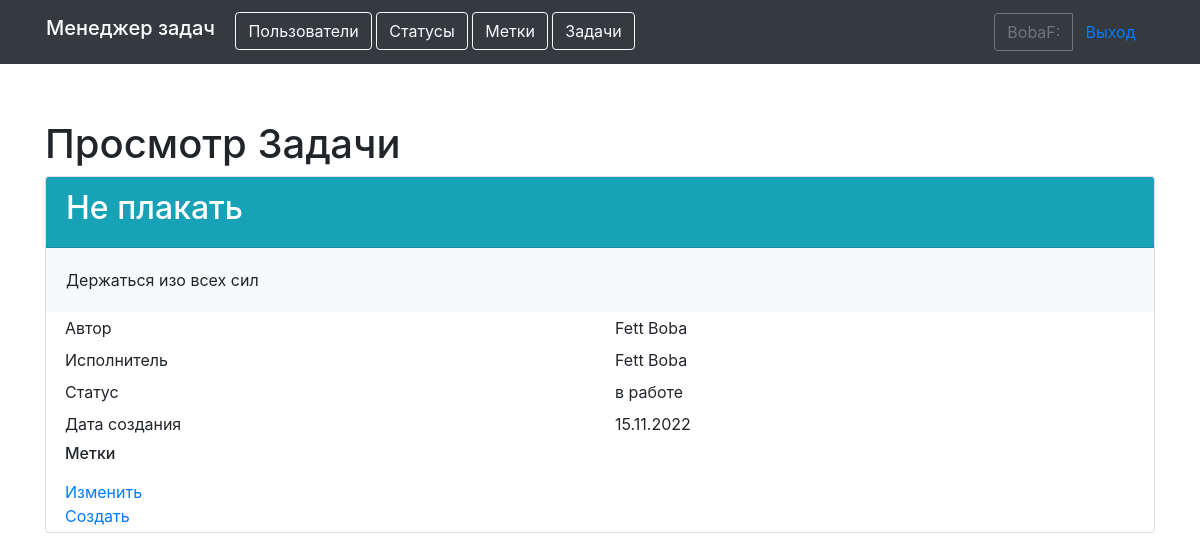
The page /tasks/3/ (signed in) on the database as committed earlier.
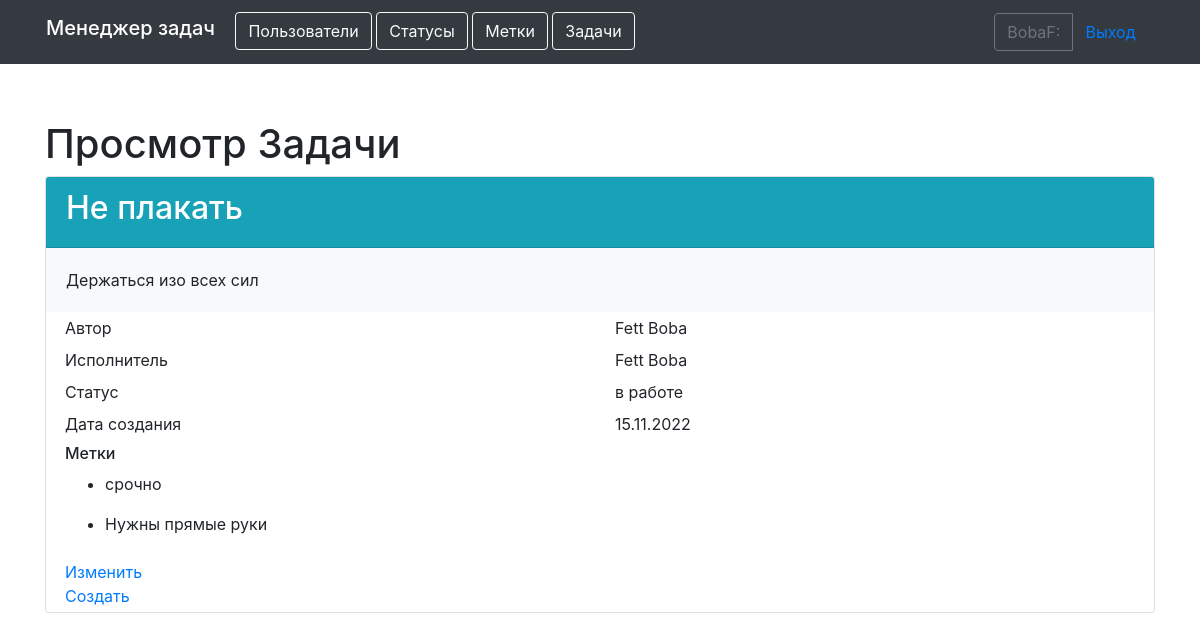
The same page on the database as committed later.
### task_manager/apps/labels/models.py (models this page shows)
class Label(models.Model):
    time_create = models.DateTimeField(auto_now_add=True)
    name = models.CharField(max_length=255,
                            verbose_name=names.name)
    class Meta:
        verbose_name = names.label
        verbose_name_plural = names.labels
    def __str__(self):
        return self.name

### task_manager/apps/tasks/views.py (the view, shortened to what this page needs)
# urls.py: path('<int:pk>/', ShowTask.as_view(), name='show_task'),
class ShowTask(LoginRequiredMixin, DetailView):
    model = Task
    template_name = 'tasks/show_task.html'
    context_object_name = 'task'
    login_url = 'login'

### task_manager/apps/statuses/models.py (called while the page is built)
    def __str__(self):
        return self.name

### task_manager/apps/users/models.py (called while the page is built)
    def __str__(self):
        return self.get_full_name()

### task_manager/templates/tasks/show_task.html
{% extends 'basic.html' %}
{% load bootstrap4 %}
{% load i18n %}
{% block content %}
<h1>{% translate 'Task show' %}</h1>
<div class="card">
  <div class="card-header bg-info text-white">
    <h2>{{ task.name }}</h2>
  </div>
    <div class="card-body bg-light" >
    {{ task.description }}
    </div>
     <div class="row m-1">
        <div class="col">{% translate 'Author' %}</div>
        <div class="col">{{ task.author }}</div>
      </div>
      <div class="row m-1">
        <div class="col">{% translate 'Executor' %}</div>
        <div class="col">{{ task.executor }}</div>
      </div>
      <div class="row m-1">
        <div class="col">{% translate 'Status' %}</div>
        <div class="col">{{ task.status }}</div>
      </div>
      <div class="row m-1">
        <div class="col">{% translate 'Created date' %}</div>
        <div class="col">{{ task.time_create|date:'d.m.Y' }}</div>
      </div>
    <div class="row m-1">
        <div class="col">
            <h6>{% translate "Labels:" %}</h6>
            {% for lbl in task.labels.all %}
            <ul>
                <li>{{ lbl }}</li>
            </ul>
            {% endfor %}
        </div>
    </div>
    <div class="row m-1">
        <div class="col">
          <a href="{% url 'update_tsk' task.pk %}">{% translate 'Update' %}</a>
          <br>
          <a href="{% url 'delete_tsk' task.pk %}">{% translate 'Create' %}</a>
        </div>
    </div>
</div>
{% endblock %}

Rows that differ between the two databases and show on the page:
now on this page (row unchanged): Label: name "срочно"
added Label: name "Нужны прямые руки"
